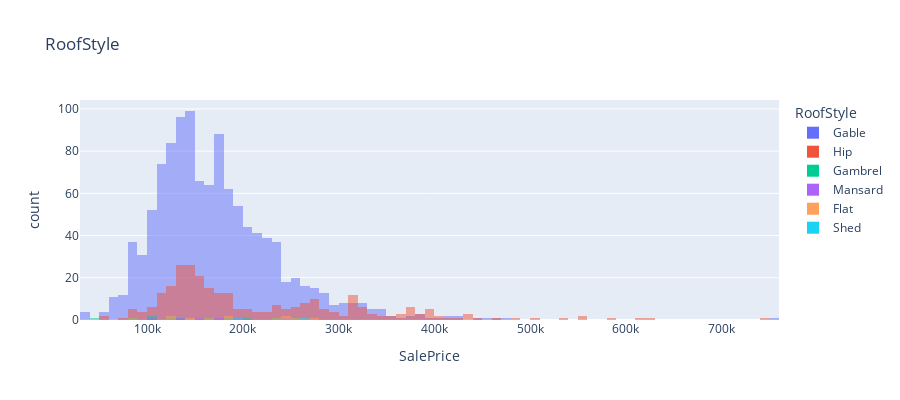
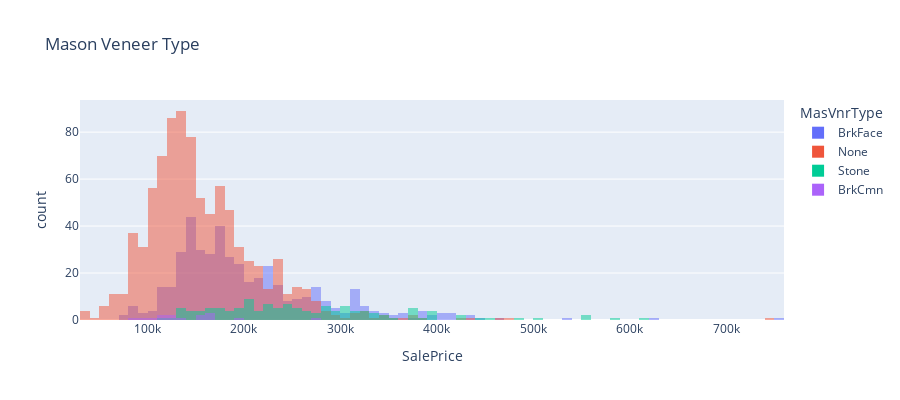

Notebook code cell kept with these figures, in order:
### Code cell
fig = plt.figure(figsize=(15,15))
plt.subplots_adjust(hspace=0.5)

plt.subplot(2,2,1)
table = df.groupby(['Foundation'],as_index=False)['SalePrice'].median().sort_values(by='SalePrice',ascending=False)
a1 = sns.boxplot(data=df,x='Foundation',y="SalePrice",order=table['Foundation'].to_list());
a1.set_xticklabels(a1.get_xticklabels(), rotation=90);

plt.subplot(2,2,2)
table = df.groupby(['RoofMatl'],as_index=False)['SalePrice'].median().sort_values(by='SalePrice',ascending=False)
a1 = sns.boxplot(data=df,x='RoofMatl',y="SalePrice",order=table['RoofMatl'].to_list());
a1.set_xticklabels(a1.get_xticklabels(), rotation=90);

plt.subplot(2,2,3)
table = df.groupby(['Exterior1st'],as_index=False)['SalePrice'].median().sort_values(by='SalePrice',ascending=False)
a1 = sns.boxenplot(data=df,x='Exterior1st',y="SalePrice",order=table['Exterior1st'].to_list());
a1.set_xticklabels(a1.get_xticklabels(), rotation=90);

plt.subplot(2,2,4)
table = df.groupby(['Exterior2nd'],as_index=False)['SalePrice'].median().sort_values(by='SalePrice',ascending=False)
a1 = sns.stripplot(data=df,x='Exterior2nd',y="SalePrice",order=table['Exterior2nd'].to_list());
a1.set_xticklabels(a1.get_xticklabels(), rotation=90);

fig = px.histogram(df, x="SalePrice", color='RoofStyle',barmode="overlay",title='RoofStyle')
fig.update_layout(height=400)
fig.show()

fig = px.histogram(df, x="SalePrice", color='MasVnrType',barmode="overlay",title="Mason Veneer Type")
fig.update_layout(height=400)
fig.show()

### Figure 1 — Plotly figure (JSON) as saved in the notebook; plotly's stock layout.template omitted (floating-point values rounded to 4 significant figures; data arrays with more than 128 entries replaced by an {"elided": "..."} marker saying what was removed)
{"data": [{"alignmentgroup": "True", "bingroup": "x", "hovertemplate": "RoofStyle=Gable<br>SalePrice=%{x}<br>count=%{y}<extra></extra>", "legendgroup": "Gable", "marker": {"color": "#636efa", "opacity": 0.5, "pattern": {"shape": ""}}, "name": "Gable", "offsetgroup": "Gable", "orientation": "v", "showlegend": true, "type": "histogram", "x": {"elided": "1141 int values"}, "xaxis": "x", "yaxis": "y"}, {"alignmentgroup": "True", "bingroup": "x", "hovertemplate": "RoofStyle=Hip<br>SalePrice=%{x}<br>count=%{y}<extra></extra>", "legendgroup": "Hip", "marker": {"color": "#EF553B", "opacity": 0.5, "pattern": {"shape": ""}}, "name": "Hip", "offsetgroup": "Hip", "orientation": "v", "showlegend": true, "type": "histogram", "x": {"elided": "286 int values"}, "xaxis": "x", "yaxis": "y"}, {"alignmentgroup": "True", "bingroup": "x", "hovertemplate": "RoofStyle=Gambrel<br>SalePrice=%{x}<br>count=%{y}<extra></extra>", "legendgroup": "Gambrel", "marker": {"color": "#00cc96", "opacity": 0.5, "pattern": {"shape": ""}}, "name": "Gambrel", "offsetgroup": "Gambrel", "orientation": "v", "showlegend": true, "type": "histogram", "x": [40000, 107400, 259500, 81000, 161000, 234000, 139000, 103600, 125000, 180500, 207000], "xaxis": "x", "yaxis": "y"}, {"alignmentgroup": "True", "bingroup": "x", "hovertemplate": "RoofStyle=Mansard<br>SalePrice=%{x}<br>count=%{y}<extra></extra>", "legendgroup": "Mansard", "marker": {"color": "#ab63fa", "opacity": 0.5, "pattern": {"shape": ""}}, "name": "Mansard", "offsetgroup": "Mansard", "orientation": "v", "showlegend": true, "type": "histogram", "x": [100000, 175000, 242000, 190000, 152000, 265979, 139000], "xaxis": "x", "yaxis": "y"}, {"alignmentgroup": "True", "bingroup": "x", "hovertemplate": "RoofStyle=Flat<br>SalePrice=%{x}<br>count=%{y}<extra></extra>", "legendgroup": "Flat", "marker": {"color": "#FFA15A", "opacity": 0.5, "pattern": {"shape": ""}}, "name": "Flat", "offsetgroup": "Flat", "orientation": "v", "showlegend": true, "type": "histogram", "x": [180000, 235000, 241500, 256000, 167000, 143000, 129000, 185000, 268000, 242000, 127500, 82000, 274970], "xaxis": "x", "yaxis": "y"}, {"alignmentgroup": "True", "bingroup": "x", "hovertemplate": "RoofStyle=Shed<br>SalePrice=%{x}<br>count=%{y}<extra></extra>", "legendgroup": "Shed", "marker": {"color": "#19d3f3", "opacity": 0.5, "pattern": {"shape": ""}}, "name": "Shed", "offsetgroup": "Shed", "orientation": "v", "showlegend": true, "type": "histogram", "x": [190000, 260000], "xaxis": "x", "yaxis": "y"}], "layout": {"barmode": "overlay", "height": 400, "legend": {"title": {"text": "RoofStyle"}, "tracegroupgap": 0}, "title": {"text": "RoofStyle"}, "xaxis": {"anchor": "y", "domain": [0, 1], "title": {"text": "SalePrice"}}, "yaxis": {"anchor": "x", "domain": [0, 1], "title": {"text": "count"}}}}

### Figure 2 — Plotly figure (JSON) as saved in the notebook; plotly's stock layout.template omitted (floating-point values rounded to 4 significant figures; data arrays with more than 128 entries replaced by an {"elided": "..."} marker saying what was removed)
{"data": [{"alignmentgroup": "True", "bingroup": "x", "hovertemplate": "MasVnrType=BrkFace<br>SalePrice=%{x}<br>count=%{y}<extra></extra>", "legendgroup": "BrkFace", "marker": {"color": "#636efa", "opacity": 0.5, "pattern": {"shape": ""}}, "name": "BrkFace", "offsetgroup": "BrkFace", "orientation": "v", "showlegend": true, "type": "histogram", "x": {"elided": "445 int values"}, "xaxis": "x", "yaxis": "y"}, {"alignmentgroup": "True", "bingroup": "x", "hovertemplate": "MasVnrType=None<br>SalePrice=%{x}<br>count=%{y}<extra></extra>", "legendgroup": "None", "marker": {"color": "#EF553B", "opacity": 0.5, "pattern": {"shape": ""}}, "name": "None", "offsetgroup": "None", "orientation": "v", "showlegend": true, "type": "histogram", "x": {"elided": "872 int values"}, "xaxis": "x", "yaxis": "y"}, {"alignmentgroup": "True", "bingroup": "x", "hovertemplate": "MasVnrType=Stone<br>SalePrice=%{x}<br>count=%{y}<extra></extra>", "legendgroup": "Stone", "marker": {"color": "#00cc96", "opacity": 0.5, "pattern": {"shape": ""}}, "name": "Stone", "offsetgroup": "Stone", "orientation": "v", "showlegend": true, "type": "histogram", "x": [307000, 200000, 345000, 279500, 256300, 306000, 309000, 202500, 245000, 164500, 383970, 130000, 372402, 325624, 215000, 184000, 501837, 153337, 130000, 311872, 145000, 262500, 235000, 220000, 276000, 185000, 207500, 244600, 167000, 305900, 342643, 207000, 377426, 154000, 394432, 426000, 241000, 339750, 222000, 215000, 555000, 263435, 146500, 250000, 297000, 202665, 184750, 446261, 255500, 451950, 305000, 209500, 370878, 155000, 372500, 285000, 194700, 302000, 320000, 194500, 264132, 225000, 485000, 582933, 227680, 224000, 248900, 350000, 611657, 128000, 255000, 173733, 320000, 173000, 178400, 395192, 337500, 206000, 240000, 194000, 293077, 230000, 315500, 196000, 556581, 144500, 185850, 335000, 137500, 280000, 318000, 424870, 201800, 230000, 235128, 233170, 245350, 392500, 168000, 158000, 290000, 229456, 214000, 175500, 248328, 171750, 165400, 190000, 137000, 281000, 160000, 130000, 325000, 202500, 295493, 227000, 283463, 260000, 377500, 282922, 275000, 257000, 142000, 119000, 394617, 310000, 287090, 210000], "xaxis": "x", "yaxis": "y"}, {"alignmentgroup": "True", "bingroup": "x", "hovertemplate": "MasVnrType=BrkCmn<br>SalePrice=%{x}<br>count=%{y}<extra></extra>", "legendgroup": "BrkCmn", "marker": {"color": "#ab63fa", "opacity": 0.5, "pattern": {"shape": ""}}, "name": "BrkCmn", "offsetgroup": "BrkCmn", "orientation": "v", "showlegend": true, "type": "histogram", "x": [126500, 98600, 163000, 277000, 139000, 110000, 89471, 164900, 118500, 129000, 109900, 158900, 155000, 165000, 190000], "xaxis": "x", "yaxis": "y"}], "layout": {"barmode": "overlay", "height": 400, "legend": {"title": {"text": "MasVnrType"}, "tracegroupgap": 0}, "title": {"text": "Mason Veneer Type"}, "xaxis": {"anchor": "y", "domain": [0, 1], "title": {"text": "SalePrice"}}, "yaxis": {"anchor": "x", "domain": [0, 1], "title": {"text": "count"}}}}
